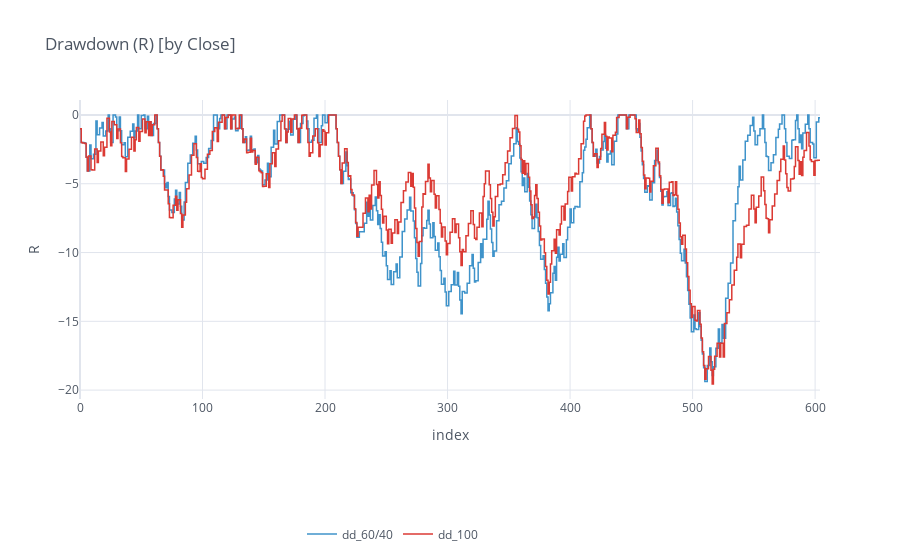

The notebook cell saved with this chart:
### Code cell
merged = merge({'60/40': drawdown(df64_by_c),
               '100': drawdown(df1_by_c)})

merged.reset_index(drop=True).iplot(kind='scatter', connectgaps=True, interpolation='hv', colors=cf_colors, fill=False,
                                    title='Drawdown (R) [by Close]', xTitle='index', yTitle='R', legend='bottom', width=1.5)

### Figure 1 — Plotly figure (JSON) as saved in the notebook; plotly's stock layout.template omitted (floating-point values rounded to 4 significant figures; data arrays with more than 128 entries replaced by an {"elided": "..."} marker saying what was removed)
{"data": [{"connectgaps": true, "line": {"color": "rgba(63, 147, 202, 1.0)", "dash": "solid", "shape": "hv", "width": 1.5}, "mode": "lines", "name": "dd_60/40", "text": "", "type": "scatter", "x": {"elided": "605 int values"}, "y": {"elided": "605 mixed values"}}, {"connectgaps": true, "line": {"color": "rgba(219, 58, 52, 1.0)", "dash": "solid", "shape": "hv", "width": 1.5}, "mode": "lines", "name": "dd_100", "text": "", "type": "scatter", "x": {"elided": "605 int values"}, "y": {"elided": "605 mixed values"}}], "layout": {"legend": {"bgcolor": "#FFFFFF", "font": {"color": "#4D5663"}, "orientation": "h", "x": 0.3, "y": -0.5, "yanchor": "bottom"}, "paper_bgcolor": "#FFFFFF", "plot_bgcolor": "#FFFFFF", "showlegend": true, "title": {"font": {"color": "#4D5663"}, "text": "Drawdown (R) [by Close]"}, "xaxis": {"gridcolor": "#E1E5ED", "showgrid": true, "tickfont": {"color": "#4D5663"}, "title": {"font": {"color": "#4D5663"}, "text": "index"}, "zerolinecolor": "#E1E5ED"}, "yaxis": {"gridcolor": "#E1E5ED", "showgrid": true, "tickfont": {"color": "#4D5663"}, "title": {"font": {"color": "#4D5663"}, "text": "R"}, "zerolinecolor": "#E1E5ED"}}}
